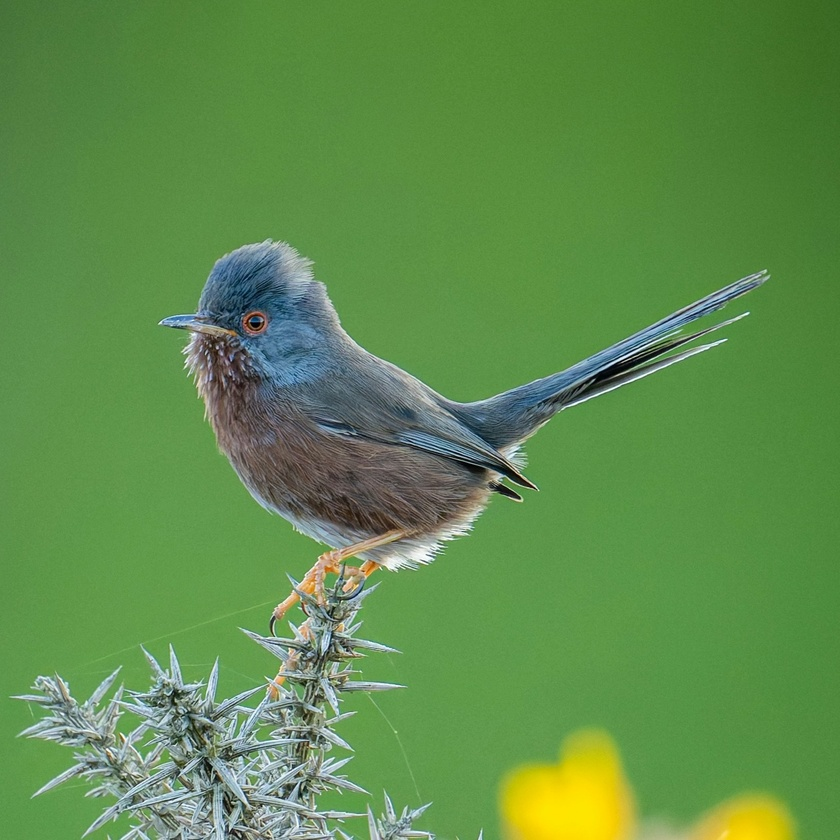
#> input picture LD4/objekts.jpg, 840 x 840 px, shrunk from 1634 x 1634 before the run
$ jupyter execute IAA_LD4.ipynb
#> lines starting #> are read from the running program, lines starting #| are printed output that depends on the picture; after the words box and inside, x2 and y2 are one past the last pixel; in counts of white or black regions, pixels touching at a corner belong together
# **Ievads attēlu apstrādē**

## **Praktiskais darbs Nr. 4**

---

**Students:** Edgars Polis

**Studenta apliecības Nr.:** 241RDB296

**Saite uz programmēšanas kodu:** https://github.com/Edgars-P/RTU_IAA_MD/blob/main/LD4/IAA_LD4.ipynb

---

**Variants 6**

- Canny robežu detektors
- Roberts operators

<table>
<tr>
<td>

</td>
<td>

</td>
</tr>
</table>

## **Programmas kods ar izvadi**

[cell 1]
import cv2
import numpy as np
import matplotlib.pyplot as plt

def add_gaussian_noise(image, sigma=15):
    row, col = image.shape
    gauss = np.random.normal(0, sigma, (row, col))
    noisy = image.astype(np.float32) + gauss
    return np.clip(noisy, 0, 255).astype(np.uint8)

def manual_roberts(image, threshold=30):
    img = image.astype(np.float64)
    Gx = np.zeros_like(img)
    Gy = np.zeros_like(img)

    Gx[:-1, :-1] = img[:-1, :-1] - img[1:, 1:]
    Gy[:-1, :-1] = img[:-1, 1:] - img[1:, :-1]

    G = np.sqrt(Gx**2 + Gy**2)
    result = np.zeros_like(img)
    result[G > threshold] = 255
    return result.astype(np.uint8)

def process_and_display(image, title):
    canny_edges = cv2.Canny(image, 100, 200)
    roberts_edges = manual_roberts(image, 30)

    fig, axs = plt.subplots(1, 3, figsize=(15, 5))

    axs[0].imshow(image, cmap='gray')
    axs[0].set_title("Oriģināls")
    axs[0].axis("off")

    axs[1].imshow(canny_edges, cmap='gray')
    axs[1].set_title("Canny robežu detektors")
    axs[1].axis("off")

    axs[2].imshow(roberts_edges, cmap='gray')
    axs[2].set_title("Roberts operators")
    axs[2].axis("off")

    plt.suptitle(title, fontsize=16)
    plt.tight_layout()
    plt.show()

img_clear = cv2.imread("./objekts.jpg", cv2.IMREAD_GRAYSCALE)
#> img_clear: shape (840, 840); min 0, max 255, mean 120.1
img_free = cv2.imread("./brivs.jpg", cv2.IMREAD_GRAYSCALE)
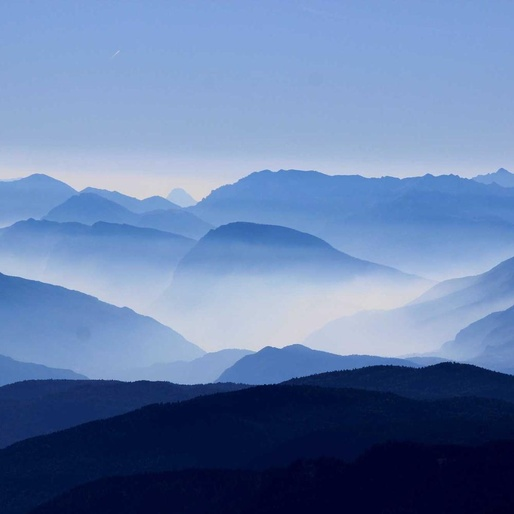
#> input picture LD4/brivs.jpg, 514 x 514 px, shrunk from 1000 x 1000 before the run
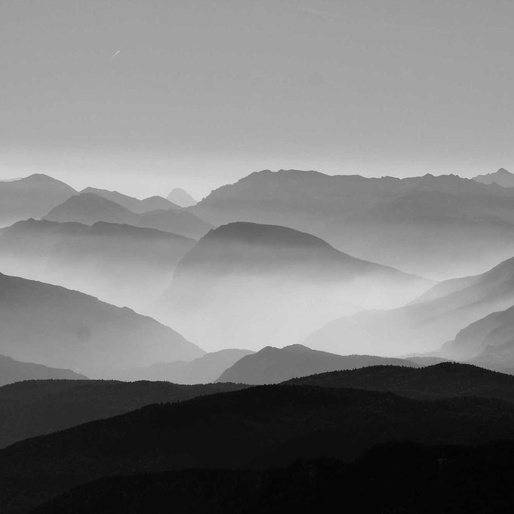
#> img_free: shape (514, 514); min 3, max 225, mean 123.7

img_noisy = add_gaussian_noise(img_clear)
img_noisy_25 = add_gaussian_noise(img_clear, sigma=25)

process_and_display(img_clear, "Skaidrs attēls")
#> in process_and_display, `canny_edges = cv2.Canny(image, 100, 200)`:
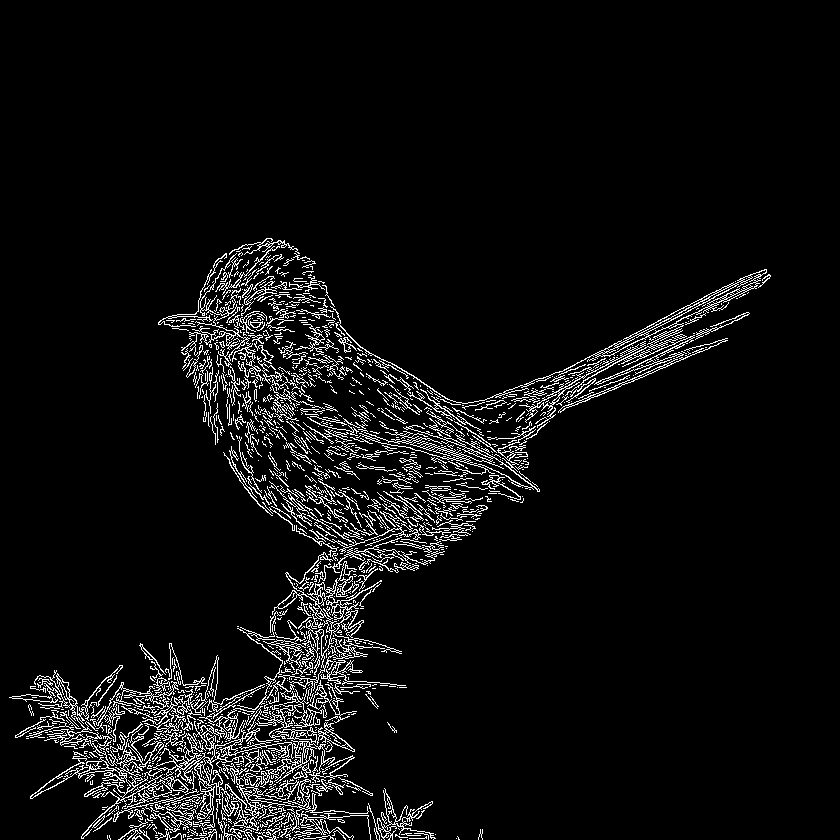
#> canny_edges: shape (840, 840); 5.6% white in thin lines or dots, all inside (x1, y1, x2, y2) = (9, 238, 771, 840)
#> in process_and_display, `roberts_edges = manual_roberts(image, 30)`: roberts_edges: shape (840, 840); 9.3% white in thin lines or dots, all inside (x1, y1, x2, y2) = (8, 237, 771, 839)
process_and_display(img_noisy, "Trokšņains attēls (σ=15)")
#> call 2 of process_and_display, with title = 'Trokšņains attēls (σ=15)'
#> in process_and_display (call 2), `canny_edges = cv2.Canny(image, 100, 200)`:
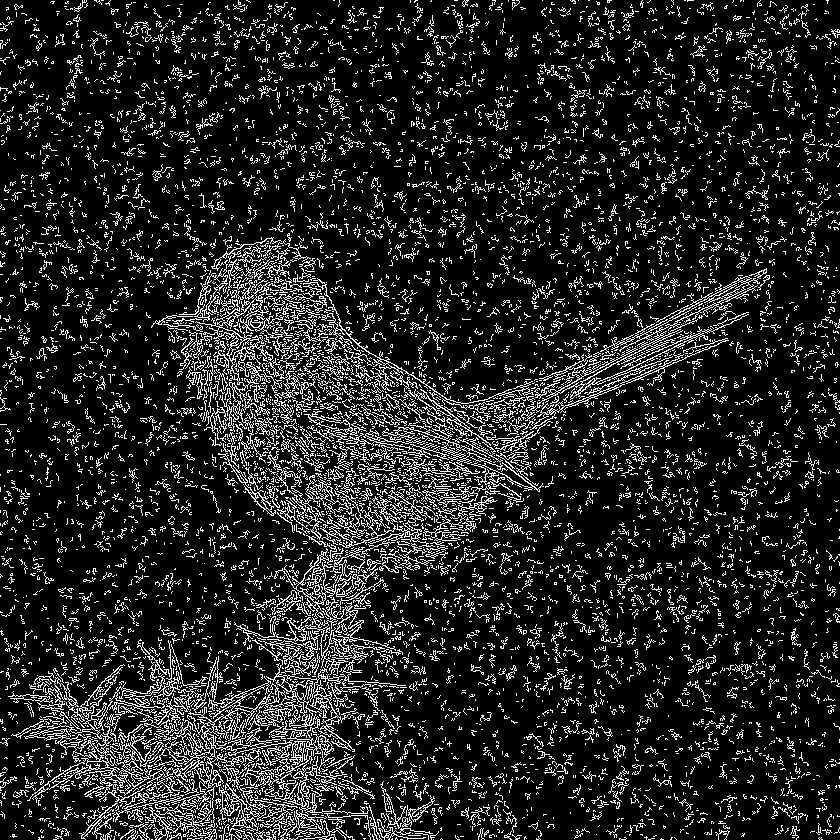
#> canny_edges: shape (840, 840); 13.6% white in thin lines or dots
#> in process_and_display (call 2), `roberts_edges = manual_roberts(image, 30)`: roberts_edges: shape (840, 840); 43% white in thin lines or dots
process_and_display(img_noisy_25, "Trokšņains attēls (σ=25)")
#> call 3 of process_and_display, with title = 'Trokšņains attēls (σ=25)'
#> in process_and_display (call 3), `canny_edges = cv2.Canny(image, 100, 200)`:
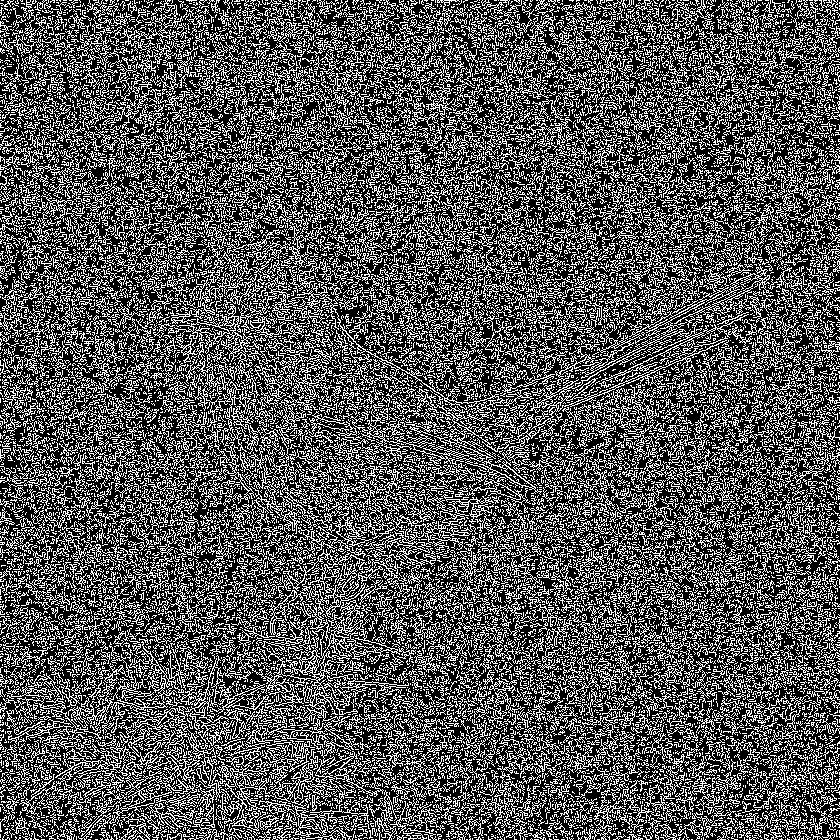
#> canny_edges: shape (840, 840); 33.5% white in thin lines or dots
#> call 3 of manual_roberts, with threshold = 30
#> in manual_roberts (call 3), `Gy[:-1, :-1] = img[:-1, 1:] - img[1:, :-1]`:
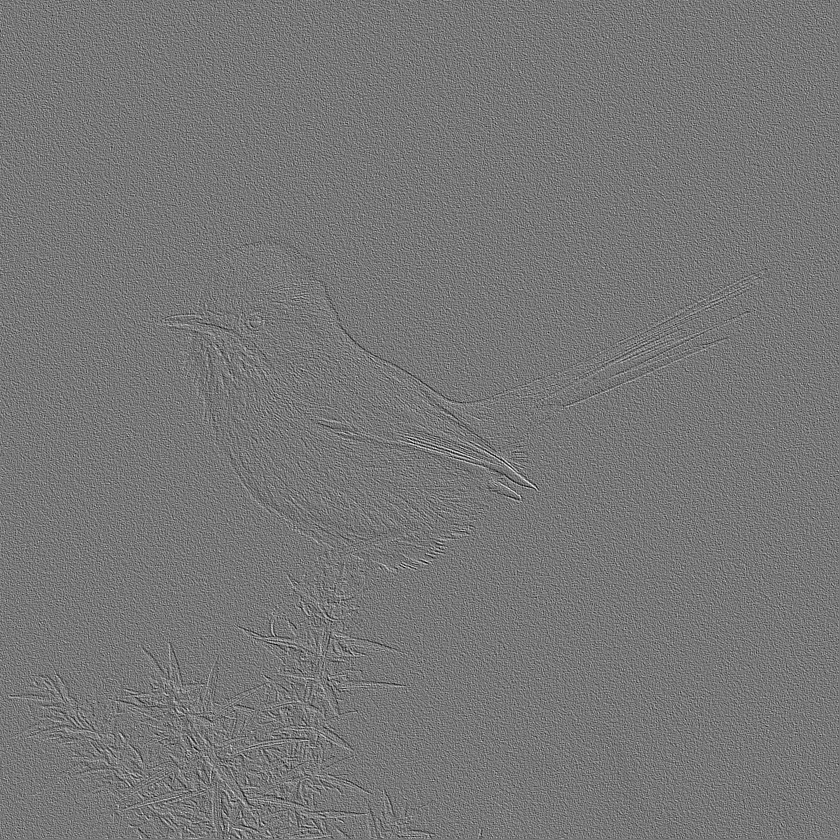
#> Gy: shape (840, 840) float64; min -225, max 255, mean -0.1; drawn with min black and max white
#> in process_and_display (call 3), `roberts_edges = manual_roberts(image, 30)`:
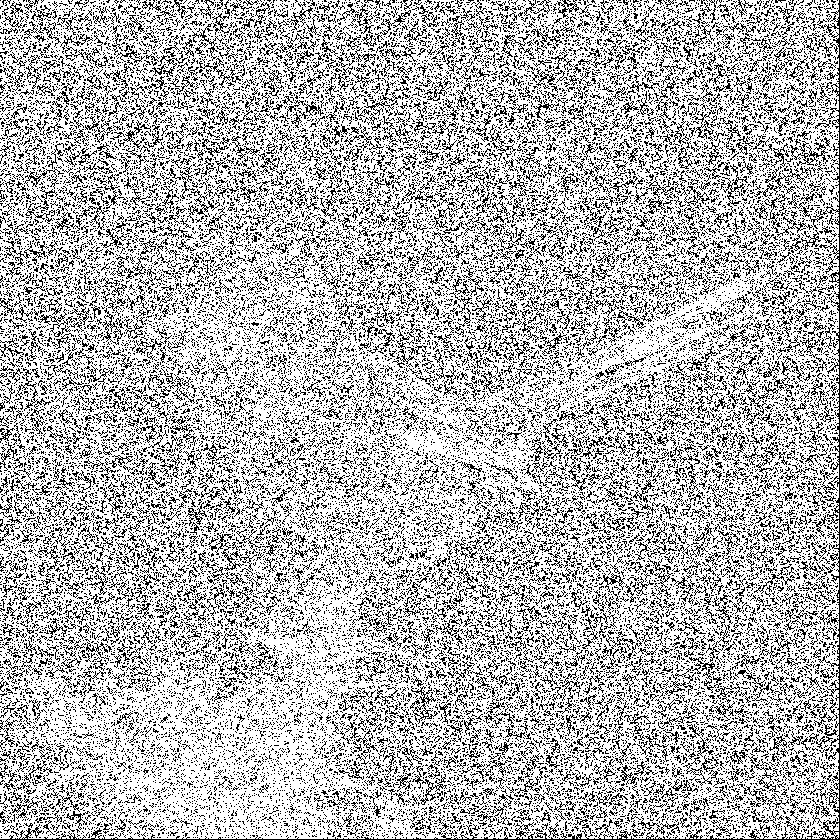
#> roberts_edges: shape (840, 840); 71.8% white; black in thin lines or dots
process_and_display(img_free, "Brīvi izvēlēts attēls")
#> call 4 of process_and_display, with title = 'Brīvi izvēlēts attēls'
#> in process_and_display (call 4), `canny_edges = cv2.Canny(image, 100, 200)`: canny_edges: shape (514, 514); 0.85% white in thin lines or dots, all inside (x1, y1, x2, y2) = (0, 168, 514, 393)
#> call 4 of manual_roberts, with threshold = 30
#> in manual_roberts (call 4), `Gx[:-1, :-1] = img[:-1, :-1] - img[1:, 1:]`:
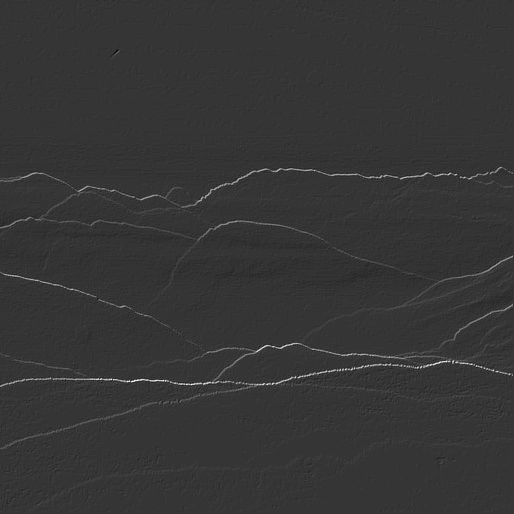
#> Gx: shape (514, 514) float64; min -30, max 112, mean 0.3; drawn with min black and max white
#> in process_and_display (call 4), `roberts_edges = manual_roberts(image, 30)`:
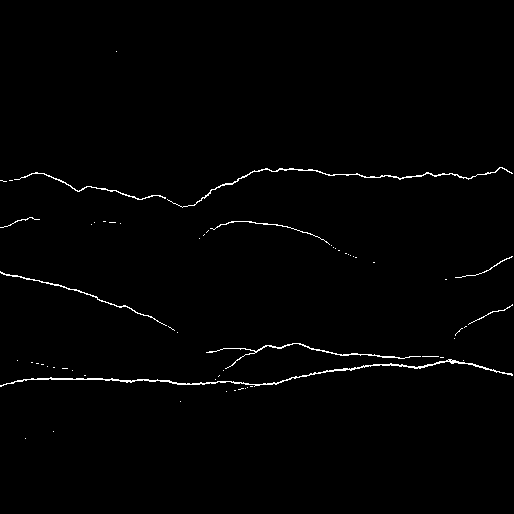
#> roberts_edges: shape (514, 514); 1.1% white in thin lines or dots, all inside (x1, y1, x2, y2) = (0, 51, 513, 439)
